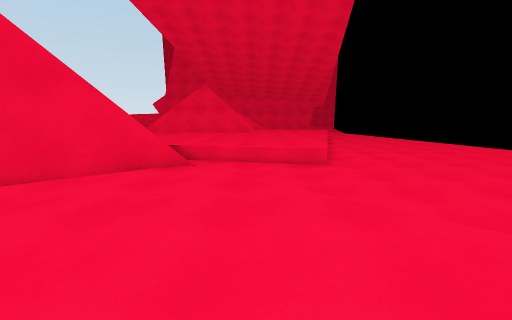
View 1 (above)

17 first-person views from a walk through a 3-D level made in the Unity game engine. The camera is 1.4 m above the floor, tilts 8° down and sees 85° across. The floor is counted in squares, 1 m on a side. Each view is taken from the middle of a square. On the plan, view 1 faces up. The plan holds only what a view shows up to about 14 squares ahead; the rest is blank. The place goes on beyond the plan. The player is left out.

View 2
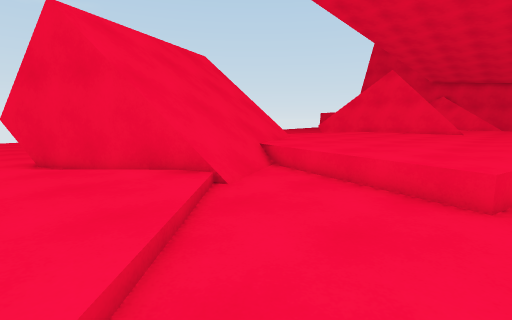

View 3
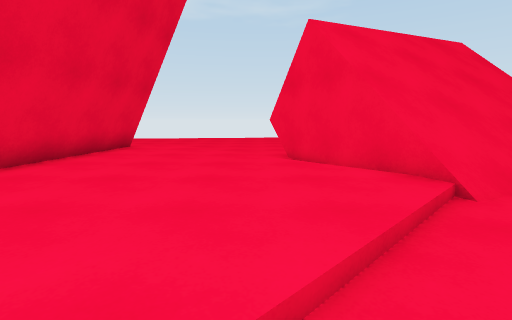

View 4
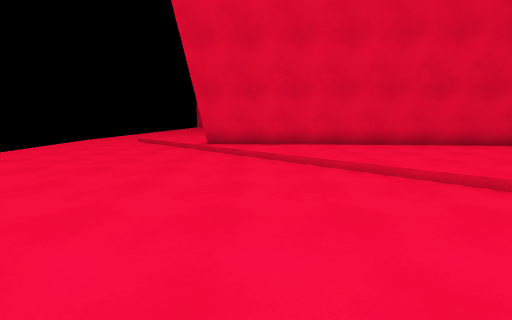

View 5
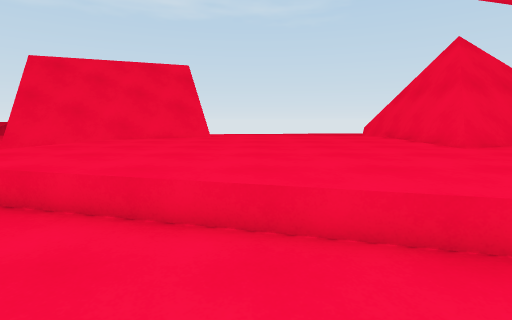

View 6
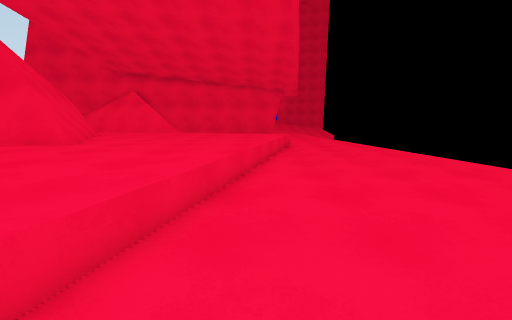

View 7
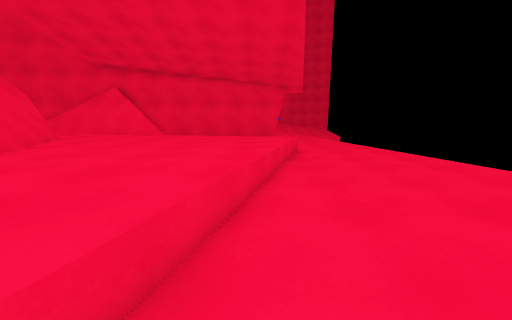

View 8
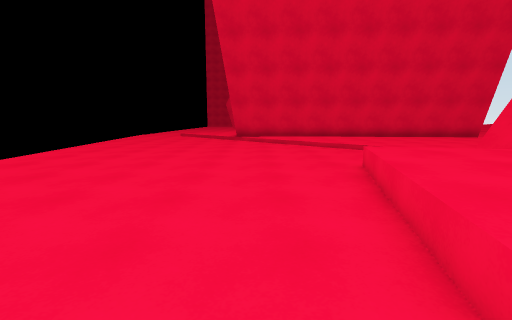

View 9
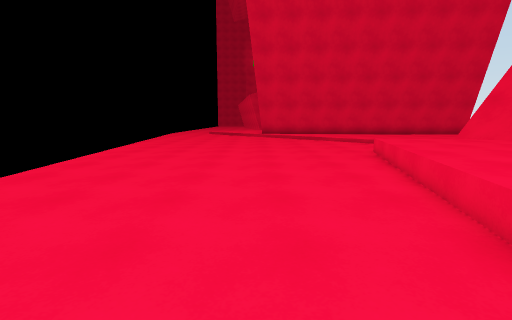

View 10
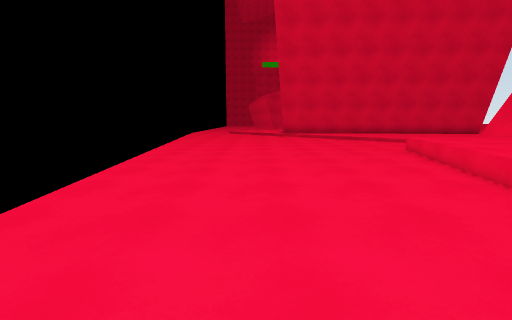

View 11
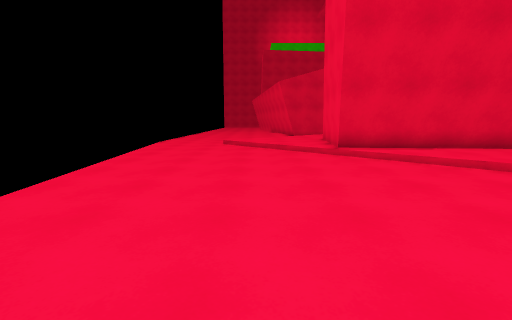

View 12
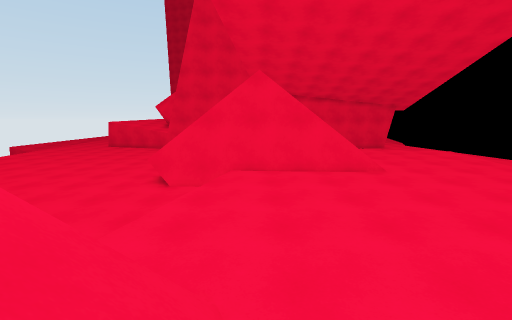

View 13
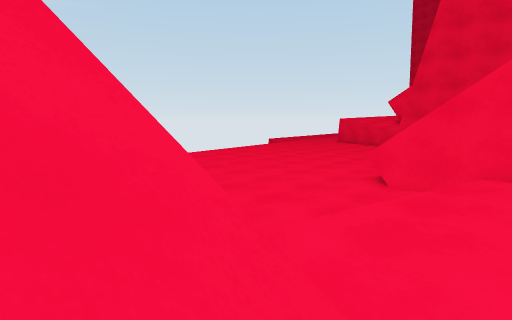

View 14
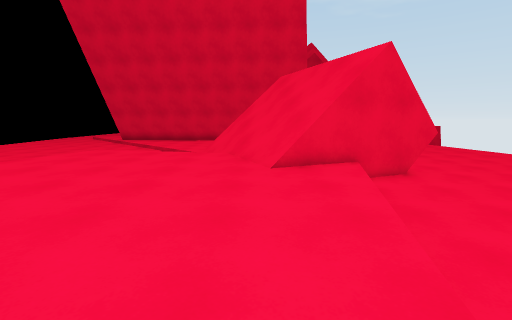

View 15
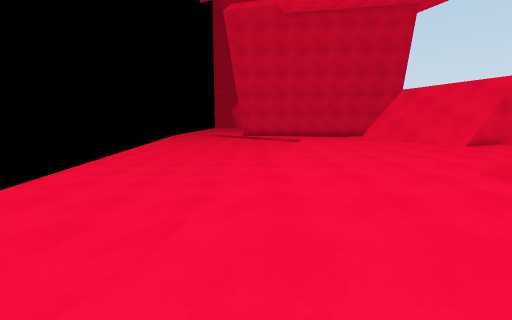

View 16
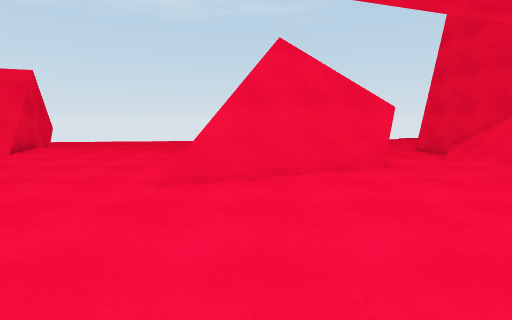

View 17
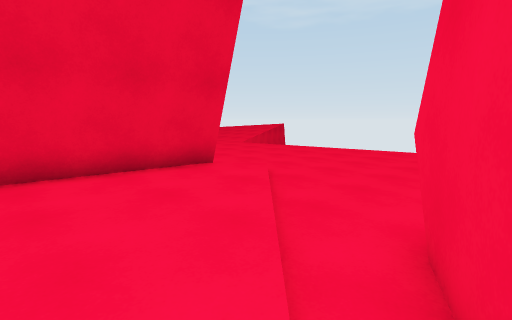

### Floor plan
Key: @ floor where view 1 was taken; # wall or solid block; . main floor; : floor 0.25 m higher than the main floor; + floor 0.5 m higher than the main floor; - floor 1.75 m lower than the main floor; / step, stairs or slope; = window, fence, low wall or low ledge; v drop or lower ground.
Columns run from 10 left of view 1 to 18 right of it. Each row starts with its distance up from view 1.
 32       +++++     == ....
 31       #+++++++++++ ....
 30       ##++++++++++.....
 29       ##=+++++++++...../
 28        ##+++++++++...../
 27        ##=+++++++......v
 26        ##=+++++++......
 25 .#########+++++++....../
 24 ..===+=====++++++.......
 23 ....++++++++++++........
 22 ....++++++++++++........-
 21 ...=++++++++++++......../
 20 ...=+++++++++++=......../
 19 ...++++++++++++.........v
 18 ...++++++++++++.........
 17 ..=++++++++++++........./
 16 ..=+++++++++++=..........
 15 ..##//++++++++...........   #
 14 #/////++++++++...........-  #
 13 #/////++++++++...........-  #
 12  ///////++++++...........-  #
 11   //////.==/+#...........v
 10   ///////................
  9   v//////................/
  8     ///=:/................
  7   ##///:::/...............
  6 .##../:::::/..............
  5 ..../:::::://.............-
  4 .../::::::::/.............-
  3 ../::::::::::/.............
  2 //::::::::::::/.........../ #
  1 /::::::::::::::/........../ #
  0 /#####::::@:::::/.......... #
 -1  #################.........
 -2             ######/........
 -3                  #:/.......
 -4                  #::/......

Positions as (right, up) in squares from view 1, and headings:
1: (0, 0), facing up
2: (3, 5), facing up-left
3: (3, 5), facing left
4: (5, 12), facing down
5: (8, 18), facing left
6: (6, 15), facing up
7: (6, 18), facing up
8: (6, 19), facing down
9: (8, 23), facing down
10: (10, 24), facing down
11: (11, 10), facing down
12: (-5, 13), facing up
13: (-5, 14), facing up-left
14: (-5, 24), facing down
15: (6, 31), facing down
16: (6, 26), facing left
17: (-4, 7), facing down-left
